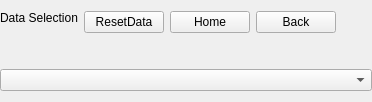
<?xml version="1.0" encoding="UTF-8"?>
<ui version="4.0">
 <class>qSlicerCIVM_GalleryControlPanelDataSelectorWidget</class>
 <widget class="qSlicerWidget" name="qSlicerCIVM_GalleryControlPanelDataSelectorWidget">
  <property name="geometry">
   <rect>
    <x>0</x>
    <y>0</y>
    <width>372</width>
    <height>102</height>
   </rect>
  </property>
  <property name="sizePolicy">
   <sizepolicy hsizetype="MinimumExpanding" vsizetype="Preferred">
    <horstretch>0</horstretch>
    <verstretch>0</verstretch>
   </sizepolicy>
  </property>
  <property name="baseSize">
   <size>
    <width>1</width>
    <height>0</height>
   </size>
  </property>
  <property name="windowTitle">
   <string>Form</string>
  </property>
  <layout class="QVBoxLayout" name="verticalLayout">
   <property name="leftMargin">
    <number>0</number>
   </property>
   <property name="rightMargin">
    <number>0</number>
   </property>
   <item>
    <widget class="QFrame" name="DataInfoandControl">
     <property name="baseSize">
      <size>
       <width>1</width>
       <height>0</height>
      </size>
     </property>
     <property name="frameShape">
      <enum>QFrame::NoFrame</enum>
     </property>
     <property name="frameShadow">
      <enum>QFrame::Plain</enum>
     </property>
     <property name="lineWidth">
      <number>0</number>
     </property>
     <layout class="QHBoxLayout" name="horizontalLayout">
      <property name="margin">
       <number>0</number>
      </property>
      <item alignment="Qt::AlignTop">
       <widget class="QLabel" name="LibrarySelectorLabel">
        <property name="contextMenuPolicy">
         <enum>Qt::NoContextMenu</enum>
        </property>
        <property name="lineWidth">
         <number>0</number>
        </property>
        <property name="text">
         <string>Data Selection</string>
        </property>
       </widget>
      </item>
      <item alignment="Qt::AlignTop">
       <widget class="QPushButton" name="ResetDataPushButton">
        <property name="baseSize">
         <size>
          <width>1</width>
          <height>0</height>
         </size>
        </property>
        <property name="text">
         <string>ResetData</string>
        </property>
       </widget>
      </item>
      <item alignment="Qt::AlignTop">
       <widget class="QPushButton" name="HomeDataPushButton">
        <property name="baseSize">
         <size>
          <width>35</width>
          <height>32</height>
         </size>
        </property>
        <property name="text">
         <string>Home</string>
        </property>
       </widget>
      </item>
      <item alignment="Qt::AlignTop">
       <widget class="QPushButton" name="BackDataPushButton">
        <property name="text">
         <string>Back</string>
        </property>
       </widget>
      </item>
      <item>
       <spacer name="horizontalSpacer">
        <property name="orientation">
         <enum>Qt::Horizontal</enum>
        </property>
        <property name="sizeHint" stdset="0">
         <size>
          <width>0</width>
          <height>0</height>
         </size>
        </property>
       </spacer>
      </item>
     </layout>
    </widget>
   </item>
   <item>
    <widget class="ctkComboBox" name="LibrarySelectorDropList">
     <property name="maxVisibleItems">
      <number>100</number>
     </property>
    </widget>
   </item>
  </layout>
 </widget>
 <customwidgets>
  <customwidget>
   <class>qSlicerWidget</class>
   <extends>QWidget</extends>
   <header>qSlicerWidget.h</header>
   <container>1</container>
  </customwidget>
  <customwidget>
   <class>ctkComboBox</class>
   <extends>QComboBox</extends>
   <header>ctkComboBox.h</header>
  </customwidget>
 </customwidgets>
 <resources/>
 <connections/>
</ui>
